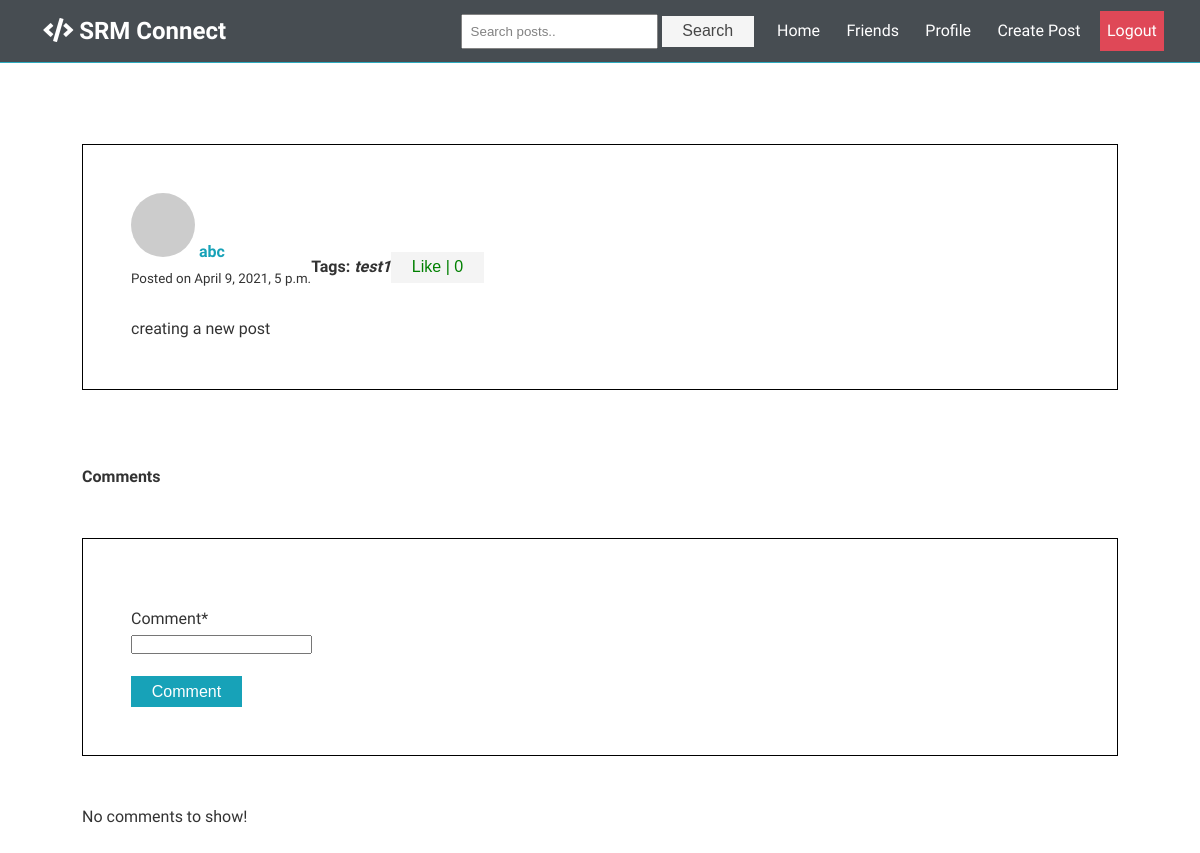
Page /post/3/ (signed in) on the earlier database version.
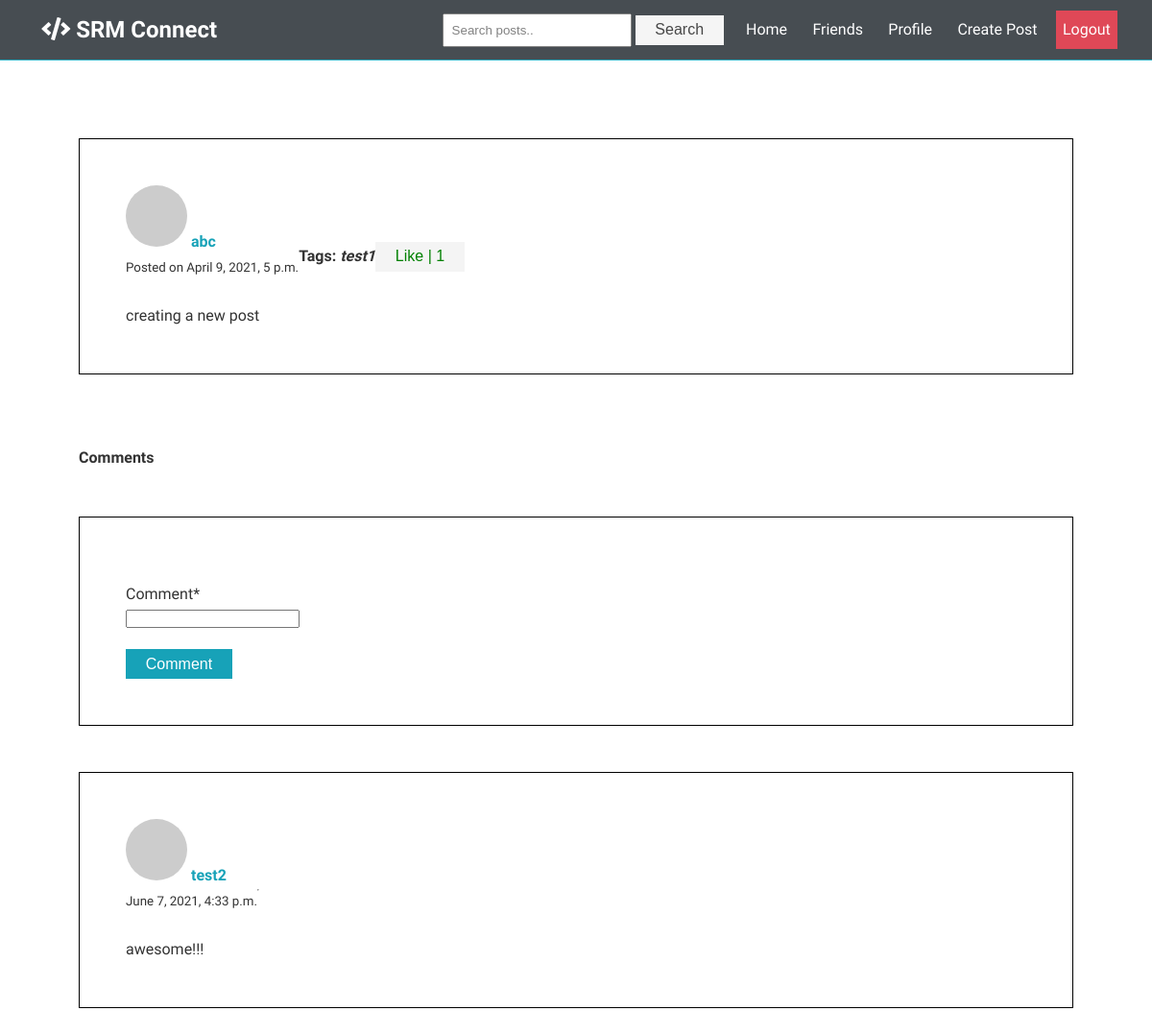
Same page on the later database version.
### feed/models.py (models this page shows, shortened)
class Post(models.Model):
	description = models.CharField(max_length=255, blank=True)
	date_posted = models.DateTimeField(default=timezone.now)
	user_name = models.ForeignKey(User, on_delete=models.CASCADE)
	tags = models.CharField(max_length=100, blank=True)

class Comments(models.Model):
	post = models.ForeignKey(Post, related_name='details',
	                         on_delete=models.CASCADE)
	username = models.ForeignKey(
		User, related_name='details', on_delete=models.CASCADE)
	comment = models.CharField(max_length=255)
	comment_date = models.DateTimeField(default=timezone.now)

### feed/views.py (the view)
# urls.py: path('post/<int:pk>/', views.post_detail, name='post-detail'),
@login_required
def post_detail(request, pk):
	post = get_object_or_404(Post, pk=pk)
	user = request.user
	is_liked = Like.objects.filter(user=user, post=post)
	if request.method == 'POST':
		form = NewCommentForm(request.POST)
		if form.is_valid():
			data = form.save(commit=False)
			data.post = post
			data.username = user
			data.save()
			return redirect('post-detail', pk=pk)
	else:
		form = NewCommentForm()
	return render(request, 'feed/post_detail.html', {'post': post, 'is_liked': is_liked, 'form': form})

### feed/forms.py
class NewCommentForm(forms.ModelForm):
	class Meta:
		model = Comments
		fields = ['comment']

### users/models.py (called while the page is built)
	def get_absolute_url(self):
		return "/users/{}".format(self.slug)

### feed/templates/feed/post_detail.html (shortened to what this page needs)
{% extends "feed/layout.html" %}
{% load static %}
{% load crispy_forms_tags %}
{% block content %}
<div class="row">
  <div class="col-md-8">
    <div class="card card-signin my-3 p-3">
      <div class="card-body">
        <a href="{{ post.user_name.profile.get_absolute_url }}">
          <img src="https://ui-avatars.com/api/?size=128&background=random&name={{ post.user_name }}"
            class="round-img avatar" alt="" /></a>
        <a class="text-dark" href="{{ post.user_name.profile.get_absolute_url }}"><b>{{ post.user_name }}</b></a>
        <br /><small class="text-muted">Posted on {{ post.date_posted }}</small>
        <br /><br />
        <p class="card-text text-dark">{{ post.description }}</p>
      </div>
      {% if post.tags %}
      <br />
      <p class="text-danger ml-3">
        <b>Tags: <i>{{ post.tags }}</i></b>
      </p>
      {% endif %}
      <div class="card-footer">
        <button class="btn btn-white mr-3 like" id="{{ post.id }}">
          {% if is_liked %}
          <a href="{% url 'post-like' %}" style="color: red" id="likebtn{{ post.id }}">
            Unlike | {{post.likes.count}}</a>
          {% else %}
          <a href="{% url 'post-like' %}" style="color: green" id="likebtn{{ post.id }}">
            Like | {{post.likes.count}}</a>
          {% endif %}
        </button>
      </div>
    </div>
  </div>
</div>
<br />
<h4>Comments</h4>
<div class="row">
  <div class="col-md-8">
    <div class="card card-signin my-3 p-3">
      <div class="card-body">
        <form class="form-signin" method="POST" id="post-form">
          {{ form|crispy }}
          <button class="btn btn-lg btn-primary btn-block text-uppercase" type="submit">Comment</button>
        </form>
      </div>
    </div>
  </div>
</div>
<div class="row">
  <div class="col-md-8">
    {% if post.details.all %}
    <div class="card card-signin my-3 p-3">
      {% for detail in post.details.all %}
      <div class="card-body">
        <a href="{{ detail.username.profile.get_absolute_url }}">
          <img src="https://ui-avatars.com/api/?size=128&background=random&name={{ detail.username }}"
            class="round-img avatar" alt="" />
        </a>
        <a class="text-dark" href="{{ detail.username.profile.get_absolute_url }}"><b>{{ detail.username }}</b></a>
        <br /><small>{{ detail.comment_date }}</small><br /><br />
        <p class="card-text text-dark">{{ detail.comment }}</p>
      </div>
      <hr class="my-1" />
      {% endfor %}
    </div>
    {% else %}
    <p>No comments to show!</p>
    {% endif %}
  </div>
</div>
{% endblock %}

Differences in the rows shown:
computed for Post "creating a new post": likes.count "0" → "1"
added Comments: username "test2", comment_date "June 7, 2021, 4:33 p.m.", comment "awesome!!!"
Other differences:
text no longer shown: "No comments to show!"
